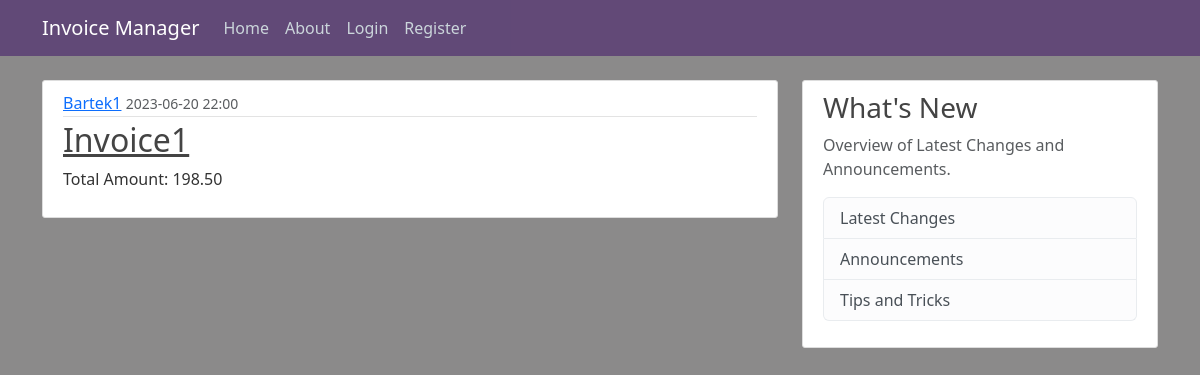
The app's page /home, older data.
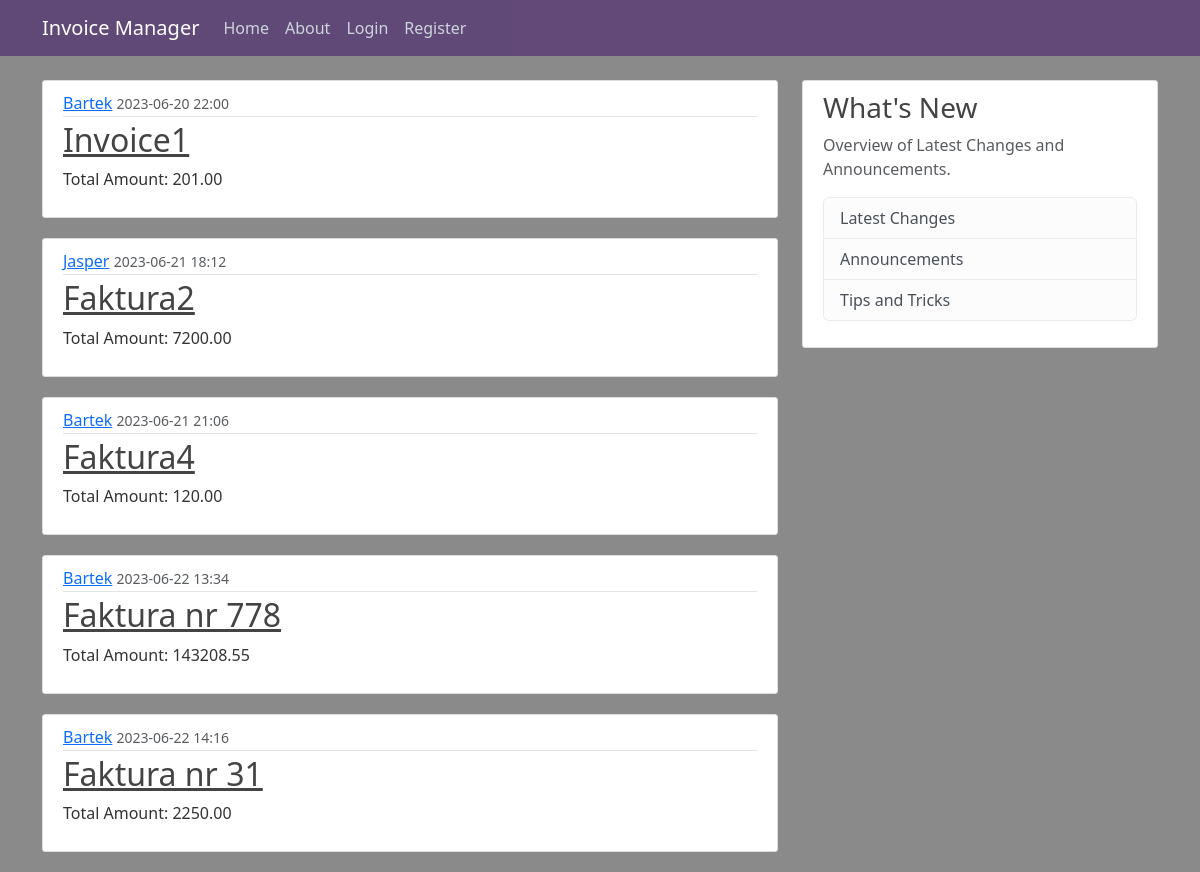
The same page, newer data.
### application/models.py (models this page shows, shortened)
class Invoice(db.Model):
    id = db.Column(db.Integer, primary_key = True)
    name = db.Column(db.String(100), nullable = False)
    content = db.Column(db.Text, nullable = False)
    amount = db.Column(db.Numeric(10,2), nullable = False)
    date_posted = db.Column(db.DateTime, nullable = False, default = datetime.utcnow)
    user_id = db.Column(db.Integer, db.ForeignKey('user.id'), nullable = False)
    entries = db.relationship('Entry', backref='invoice', lazy=True)

class User(db.Model, UserMixin):
    id = db.Column(db.Integer, primary_key = True)
    username = db.Column(db.String(25), unique = True, nullable = False)
    email = db.Column(db.String(125), unique = True, nullable = False)
    image_file = db.Column(db.String(25), nullable = False, default = 'default.jpg')
    password = db.Column(db.String(60), nullable = False)
    invoices = db.relationship('Invoice', backref='author', lazy=True)

### application/routes.py (the view)
@app.route('/')
@app.route('/home')
def home():
    invoices = Invoice.query.all()
    return render_template('home.html', invoices=invoices)

### application/templates/home.html
{% extends "layout.html" %}
{% block content %}
    {% for invoice in invoices %}
        <article class="media content-section">
            <div class="media-body">
                <div class="article-metadata">
                    <a class="mr-2" href="#">{{ invoice.author.username }}</a>
                    <small class="text-muted">{{ invoice.date_posted.strftime('%Y-%m-%d %H:%M') }}</small>
                </div>
                <h2><a class="article-title" href="{{ url_for('invoice', invoice_id=invoice.id) }}">{{ invoice.name }}</a></h2>
                <p class="article-content">Total Amount: {{ invoice.amount }}</p>
            </div>
        </article>
    {% endfor %}
{% endblock content %}

### application/templates/layout.html (shortened to what this page needs)
<!DOCTYPE html>
<html>
<head>
    <link href="https://cdn.jsdelivr.net/npm/bootstrap@5.3.0/dist/css/bootstrap.min.css" rel="stylesheet">
    <link rel="stylesheet" type="text/css" href="{{ url_for('static', filename='main.css') }}">
</head>
<body>
    <header class="site-header">
        <nav class="navbar navbar-expand-md navbar-dark bg-steel fixed-top">
          <div class="container">
            <a class="navbar-brand mr-4" href="/">Invoice Manager</a>
            <div class="collapse navbar-collapse" id="navbarToggle">
              <div class="navbar-nav mr-auto">
                <a class="nav-item nav-link" href="{{ url_for('home') }}">Home</a>
                <a class="nav-item nav-link" href="{{ url_for('about') }}">About</a>
              </div>
              <div class="navbar-nav">
                {% if current_user.is_authenticated %}
                  <a class="nav-item nav-link" href="{{ url_for('new_invoice') }}">Create Invoice</a>
                  <a class="nav-item nav-link" href="{{ url_for('upload_invoice') }}">Upload Invoice</a>
                  <a class="nav-item nav-link" href="{{ url_for('account') }}">Account</a>
                  <a class="nav-item nav-link" href="{{ url_for('logout') }}">Logout</a>
                {% else %}
                  <a class="nav-item nav-link" href="{{ url_for('login') }}">Login</a>
                  <a class="nav-item nav-link" href="{{ url_for('register') }}">Register</a>
                {% endif %}
              </div>
            </div>
          </div>
        </nav>
      </header>
      <main role="main" class="container">
        <div class="row">
          <div class="col-md-8">
            {% block content %}{% endblock %}
          </div>
          <div class="col-md-4">
            <div class="content-section">
              <h3>What's New</h3>
              <p class='text-muted'>Overview of Latest Changes and Announcements.
                <ul class="list-group">
                  <li class="list-group-item list-group-item-light">Latest Changes</li>
                  <li class="list-group-item list-group-item-light">Announcements</li>
                  <li class="list-group-item list-group-item-light">Tips and Tricks</li>
                </ul>
              </p>
            </div>
          </div>
        </div>
      </main>
</body>
</html>

### application/static/main.css (style rules this page uses)
body { background: #8b8a8a; color: #333333; margin-top: 5rem; }
h1, h2, h3, h4, h5, h6 { color: #444444; }
.bg-steel { background-color: #34026378; }
.site-header .navbar-nav .nav-link { color: #cbd5db; }
.content-section { background: #ffffff; padding: 10px 20px; border: 1px solid #dddddd; border-radius: 3px; margin-bottom: 20px; }
.article-title { color: #444444; }
.article-content { white-space: pre-line; }
.article-metadata { padding-bottom: 1px; margin-bottom: 4px; border-bottom: 1px solid #e3e3e3 }

Row changes from the older to the newer data that the page shows:
changed Invoice "Invoice1": author.username "Bartek1" → "Bartek"; amount "198.50" → "201.00"
added Invoice: author.username "Jasper", date_posted "2023-06-21 18:12", name "Faktura2", amount "7200.00"
added Invoice: author.username "Bartek", date_posted "2023-06-21 21:06", name "Faktura4", amount "120.00"
added Invoice: author.username "Bartek", date_posted "2023-06-22 13:34", name "Faktura nr 778", amount "143208.55"
added Invoice: author.username "Bartek", date_posted "2023-06-22 14:16", name "Faktura nr 31", amount "2250.00"
